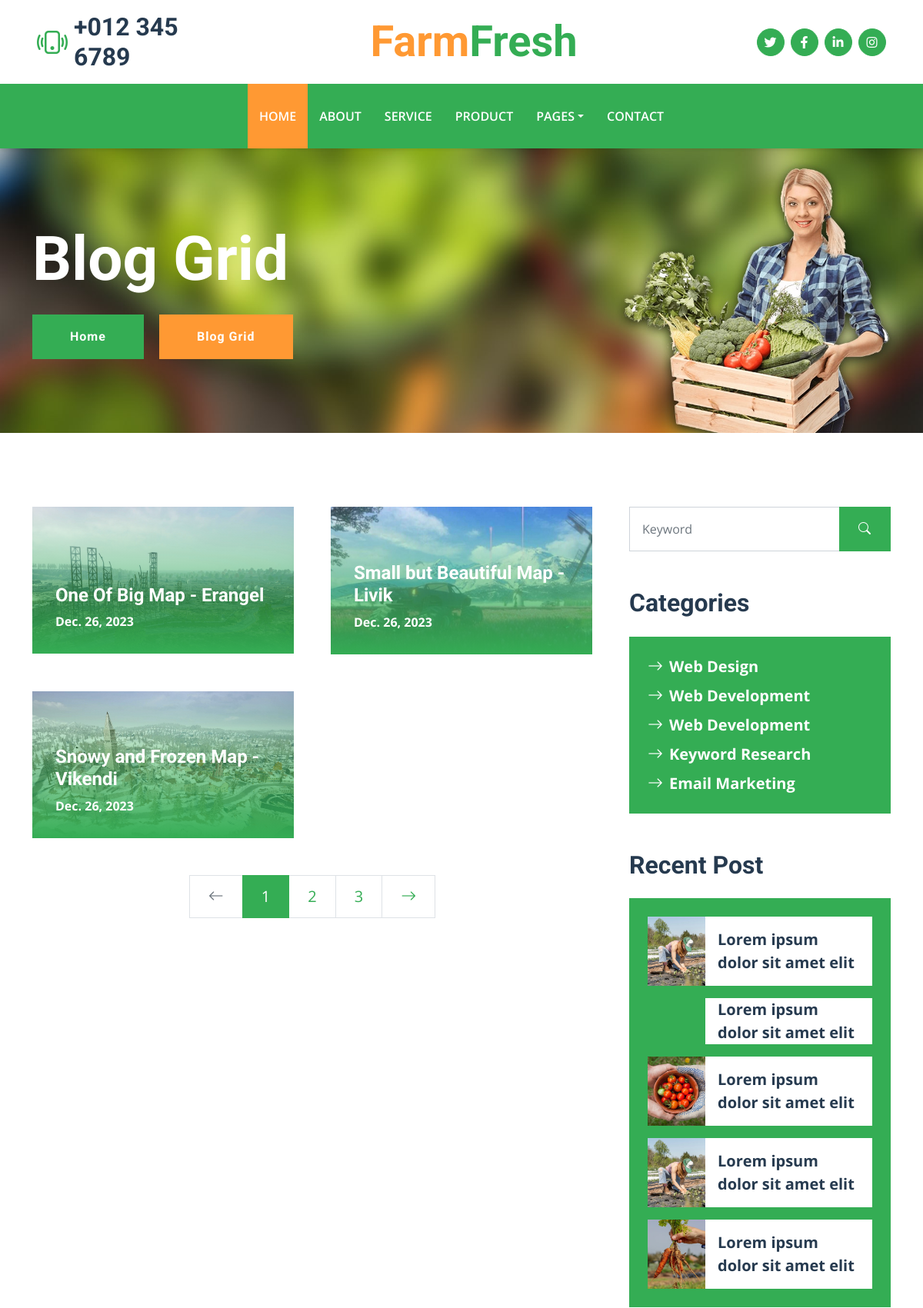
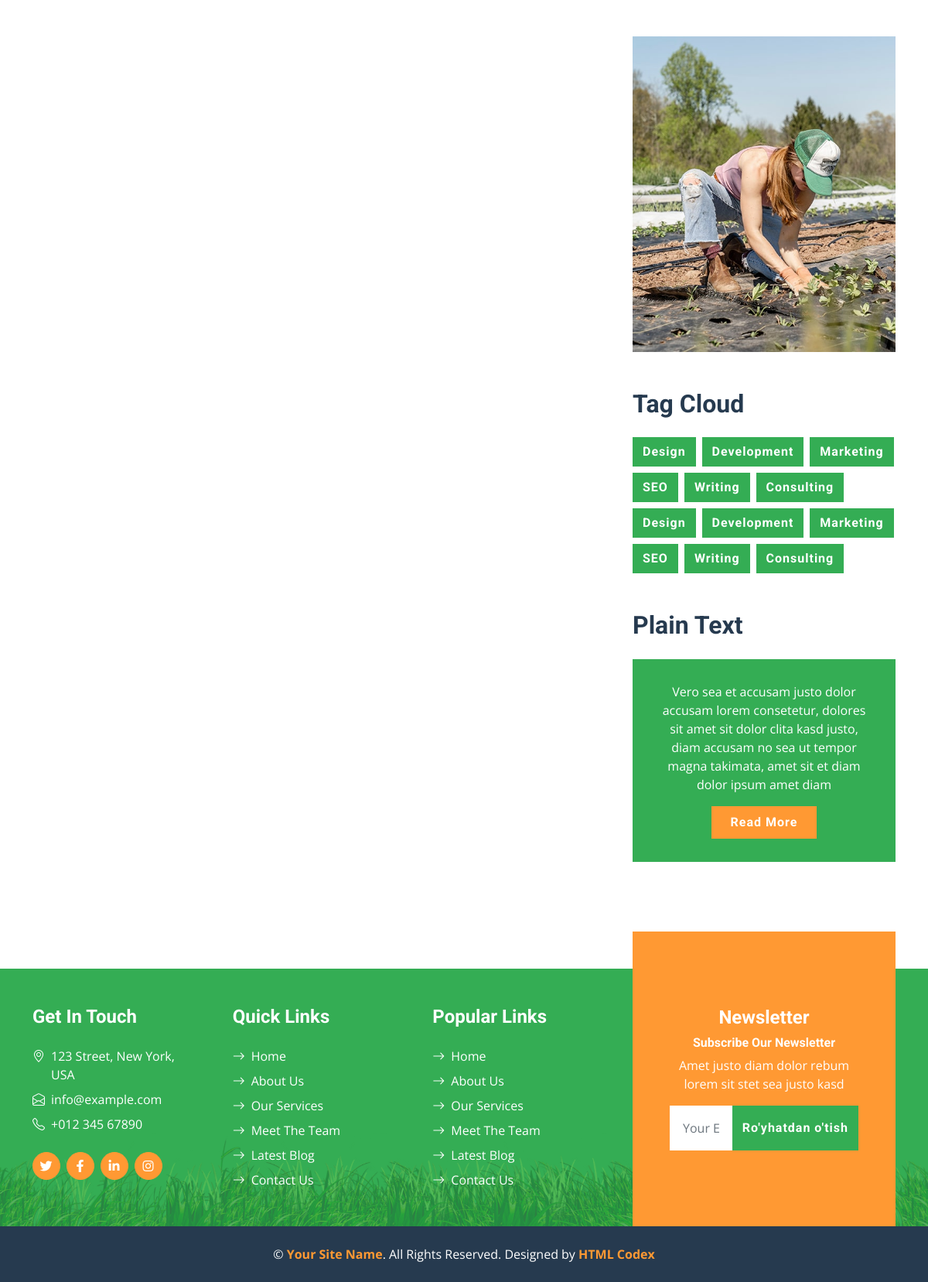
The page /blog/blog/ on the database its author committed (2 pictures, top to bottom).
### blog/models.py (models this page shows)
class Blogs(models.Model):
    date = models.DateField()
    bio = models.TextField()
    img = models.ImageField(upload_to='Farmers/img')

### blog/views.py (the view)
# urls.py: 2. Add a URL to urlpatterns:  path('blog/', include('blog.urls'))
def blog(request):
    blog = Blogs.objects.all()
    form = NewsletterForms(request.POST or None)
    if request.method == "POST" and form.is_valid():
        form.save()
        return HttpResponse("<h2>So'rovingiz amalga oshirildi</h2>")
    context = {
        "blog": blog,
        "form": form
    }
    return render(request, "blog.html", context=context)

### blog/forms.py
class NewsletterForms(forms.ModelForm):
    class Meta:
        model = Newsletter
        fields = "__all__"

### templates/blog.html
{% extends 'base.html' %}
{% load static %}
{% block content %}
    <div class="container-fluid bg-primary py-5 bg-hero mb-5">
        <div class="container py-5">
            <div class="row justify-content-start">
                <div class="col-lg-8 text-center text-lg-start">
                    <h1 class="display-1 text-white mb-md-4">Blog Grid</h1>
                    <a href="{% url 'index' %}" class="btn btn-primary py-md-3 px-md-5 me-3">Home</a>
                    <a href="" class="btn btn-secondary py-md-3 px-md-5">Blog Grid</a>
                </div>
            </div>
        </div>
    </div>
    <div class="container py-5">
        <div class="row g-5">
            <div class="col-lg-8">
                <div class="row g-5">
                    {% for Blogs in blog %}
                    <div class="col-md-6">
                        <div class="blog-item position-relative overflow-hidden">
                            <img class="img-fluid" src="{{Blogs.img.url}}" alt="">
                            <a class="blog-overlay" href="">
                                <h4 class="text-white">{{ Blogs.bio }}</h4>
                                <span class="text-white fw-bold">{{ Blogs.date }}</span>
                            </a>
                        </div>
                    </div>
                    {% endfor %}
                    <div class="col-12">
                        <nav aria-label="Page navigation">
                          <ul class="pagination pagination-lg justify-content-center m-0">
                            <li class="page-item disabled">
                              <a class="page-link rounded-0" href="#" aria-label="Previous">
                                <span aria-hidden="true"><i class="bi bi-arrow-left"></i></span>
                              </a>
                            </li>
                            <li class="page-item active"><a class="page-link" href="#">1</a></li>
                            <li class="page-item"><a class="page-link" href="#">2</a></li>
                            <li class="page-item"><a class="page-link" href="#">3</a></li>
                            <li class="page-item">
                              <a class="page-link rounded-0" href="#" aria-label="Next">
                                <span aria-hidden="true"><i class="bi bi-arrow-right"></i></span>
                              </a>
                            </li>
                          </ul>
                        </nav>
                    </div>
                </div>
            </div>
            <div class="col-lg-4">
                <div class="mb-5">
                    <div class="input-group">
                        <input type="text" class="form-control p-3" placeholder="Keyword">
                        <button class="btn btn-primary px-4"><i class="bi bi-search"></i></button>
                    </div>
                </div>
                <div class="mb-5">
                    <h2 class="mb-4">Categories</h2>
                    <div class="d-flex flex-column justify-content-start bg-primary p-4">
                        <a class="fs-5 fw-bold text-white mb-2" href="#"><i class="bi bi-arrow-right me-2"></i>Web Design</a>
                        <a class="fs-5 fw-bold text-white mb-2" href="#"><i class="bi bi-arrow-right me-2"></i>Web Development</a>
                        <a class="fs-5 fw-bold text-white mb-2" href="#"><i class="bi bi-arrow-right me-2"></i>Web Development</a>
                        <a class="fs-5 fw-bold text-white mb-2" href="#"><i class="bi bi-arrow-right me-2"></i>Keyword Research</a>
                        <a class="fs-5 fw-bold text-white" href="#"><i class="bi bi-arrow-right me-2"></i>Email Marketing</a>
                    </div>
                </div>
                <div class="mb-5">
                    <h2 class="mb-4">Recent Post</h2>
                    <div class="bg-primary p-4">
                        <div class="d-flex overflow-hidden mb-3">
                            <img class="img-fluid flex-shrink-0" src="{% static 'img/blog-1.jpg' %}" style="width: 75px;" alt="">
                            <a href="" class="d-flex align-items-center bg-white text-dark fs-5 fw-bold px-3 mb-0">Lorem ipsum dolor sit amet elit
                            </a>
                        </div>
                        <div class="d-flex overflow-hidden mb-3">
                            <img class="img-fluid flex-shrink-0" src="[% static 'img/blog-2.jpg' %}" style="width: 75px;" alt="">
                            <a href="" class="d-flex align-items-center bg-white text-dark fs-5 fw-bold px-3 mb-0">Lorem ipsum dolor sit amet elit
                            </a>
                        </div>
                        <div class="d-flex overflow-hidden mb-3">
                            <img class="img-fluid flex-shrink-0" src="{% static 'img/blog-3.jpg' %}" style="width: 75px;" alt="">
                            <a href="" class="d-flex align-items-center bg-white text-dark fs-5 fw-bold px-3 mb-0">Lorem ipsum dolor sit amet elit
                            </a>
                        </div>
                        <div class="d-flex overflow-hidden mb-3">
                            <img class="img-fluid flex-shrink-0" src="{% static 'img/blog-1.jpg' %}" style="width: 75px;" alt="">
                            <a href="" class="d-flex align-items-center bg-white text-dark fs-5 fw-bold px-3 mb-0">Lorem ipsum dolor sit amet elit
                            </a>
                        </div>
                        <div class="d-flex overflow-hidden">
                            <img class="img-fluid flex-shrink-0" src="{% static 'img/blog-2.jpg' %}" style="width: 75px;" alt="">
                            <a href="" class="d-flex align-items-center bg-white text-dark fs-5 fw-bold px-3 mb-0">Lorem ipsum dolor sit amet elit
                            </a>
                        </div>
                    </div>
                </div>
                <div class="mb-5">
                    <img src="{% static 'img/blog-1.jpg' %}" alt="" class="img-fluid rounded">
                </div>
                <div class="mb-5">
                    <h2 class="mb-4">Tag Cloud</h2>
                    <div class="d-flex flex-wrap m-n1">
                        <a href="" class="btn btn-primary m-1">Design</a>
                        <a href="" class="btn btn-primary m-1">Development</a>
                        <a href="" class="btn btn-primary m-1">Marketing</a>
                        <a href="" class="btn btn-primary m-1">SEO</a>
                        <a href="" class="btn btn-primary m-1">Writing</a>
                        <a href="" class="btn btn-primary m-1">Consulting</a>
                        <a href="" class="btn btn-primary m-1">Design</a>
                        <a href="" class="btn btn-primary m-1">Development</a>
                        <a href="" class="btn btn-primary m-1">Marketing</a>
                        <a href="" class="btn btn-primary m-1">SEO</a>
                        <a href="" class="btn btn-primary m-1">Writing</a>
                        <a href="" class="btn btn-primary m-1">Consulting</a>
                    </div>
                </div>
                <div>
                    <h2 class="mb-4">Plain Text</h2>
                    <div class="bg-primary text-center text-white" style="padding: 30px;">
                        <p>Vero sea et accusam justo dolor accusam lorem consetetur, dolores sit amet sit dolor clita kasd justo, diam accusam no sea ut tempor magna takimata, amet sit et diam dolor ipsum amet diam</p>
                        <a href="" class="btn btn-secondary py-2 px-4">Read More</a>
                    </div>
                </div>
            </div>
        </div>
    </div>
{% endblock content %}

### static/css/style.css (style rules this page uses)
:root { --primary: #34AD54; --secondary: #FF9933; --light: #F6FFF2; --dark: #263A4F; }
.btn { font-family: 'Roboto', sans-serif; letter-spacing: 1px; font-weight: 700; transition: .5s; }
.btn-primary, .btn-secondary { color: #FFFFFF; }
.bg-hero { background: url(../img/carousel-1.jpg) top right no-repeat; background-size: cover; }
.blog-item img { transition: .5s; }
.blog-overlay { position: absolute; padding: 30px; width: 100%; height: 100%; top: 0; left: 0; display: flex; flex-direction: column; align-items: flex-start; justify-content: flex-end; background: linear-gradient(rgba(52, 173, 84, 0), rgba(52, 173, 84, 1)); z-index: 1; }

### rows shown on the page
Blogs: img (picture), bio "One Of Big Map - Erangel", date "Dec. 26, 2023"
Blogs: img (picture), bio "Small but Beautiful Map - Livik", date "Dec. 26, 2023"
Blogs: img (picture), bio "Snowy and Frozen Map - Vikendi", date "Dec. 26, 2023"
